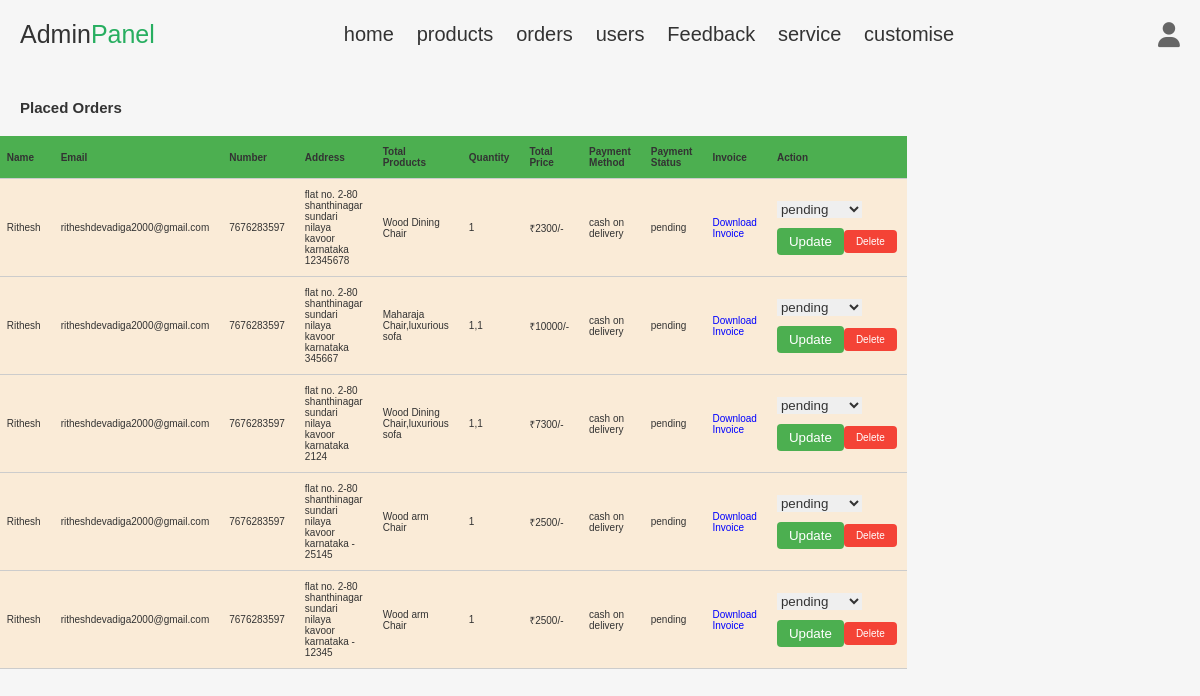
The app's page /admin_incomplite.php (signed in) with its own data.
### tables this page shows
CREATE TABLE `orders` (
  `id` int(100) NOT NULL,
  `user_id` int(100) NOT NULL,
  `name` varchar(100) NOT NULL,
  `number` varchar(12) NOT NULL,
  `email` varchar(100) NOT NULL,
  `method` varchar(50) NOT NULL,
  `address` varchar(500) NOT NULL,
  `products_price` varchar(1000) NOT NULL,
  `quantity` varchar(1000) NOT NULL,
  `total_products` varchar(1000) NOT NULL,
  `total_price` int(100) NOT NULL,
  `placed_on` varchar(50) NOT NULL,
  `payment_status` varchar(20) NOT NULL DEFAULT 'pending',
  `status` varchar(50) NOT NULL DEFAULT 'notcancelled',
  `cname` varchar(200) NOT NULL,
  `cnumber` bigint(100) NOT NULL,
  `cmonth` varchar(100) NOT NULL,
  `cyear` varchar(200) NOT NULL,
  `cvv` int(3) NOT NULL
);

### admin_incomplite.php (the view, shortened to what this page needs)
<?php
@include 'config.php';
?>
<!DOCTYPE html>
<html lang="en">
<head>
   <link rel="stylesheet" href="https://cdnjs.cloudflare.com/ajax/libs/font-awesome/6.1.1/css/all.min.css">
   <link rel="stylesheet" href="css/admin_style.css">
</head>
<body>
   <?php include 'admin_header.php'; ?>
   <section class="placed-orders">
      <h1 class="title1">Placed Orders</h1>
      <div class="box-container1">
         <?php
            $select_orders = $conn->prepare("SELECT * FROM `orders` WHERE payment_status = 'pending'");
            $select_orders->execute();
            if ($select_orders->rowCount() > 0) {
         ?>
         <table>
            <thead>
               <tr>
                  <th>Name</th>
                  <th>Email</th>
                  <th>Number</th>
                  <th>Address</th>
                  <th>Total Products</th>
                  <th>Quantity</th>
                  <th>Total Price</th>
                  <th>Payment Method</th>
                  <th>Payment Status</th>
                  <th>Invoice</th>
                  <th>Action</th>
               </tr>
            </thead>
            <tbody>
               <?php
                  while ($fetch_orders = $select_orders->fetch(PDO::FETCH_ASSOC)) {
               ?>
               <tr>
                  <td><?= $fetch_orders['name']; ?></td>
                  <td><?= $fetch_orders['email']; ?></td>
                  <td><?= $fetch_orders['number']; ?></td>
                  <td><?= $fetch_orders['address']; ?></td>
                  <td><?= $fetch_orders['total_products']; ?></td>
                  <td><?= $fetch_orders['quantity']; ?></td>
                  <td>₹<?= $fetch_orders['total_price']; ?>/-</td>
                  <td><?= $fetch_orders['method']; ?></td>
                  <td><?= $fetch_orders['payment_status']; ?></td>
                  <td><a href="admininv.php?order_id=<?= $fetch_orders['id']; ?>" class="invoice-btn">Download Invoice</a></td>
                  <td>
                     <form action="" method="POST">
                        <select name="update_payment" class="drop-down">
                           <option value="" selected disabled><?= $fetch_orders['payment_status']; ?></option>
                        </select>
                        <div class="flex-btn1">
                           <input type="submit" name="update_order" class="option-btn1" value="Update">
                           <a href="admin_orders.php?delete=<?= $fetch_orders['id']; ?>" class="delete-btn1" onclick="return confirm('Delete this order?');">Delete</a>
                        </div>
                     </form>
                  </td>
               </tr>
               <?php
                  }
               ?>
            </tbody>
         </table>
         <?php
            } else {
               echo '<p class="empty">No pending orders found!</p>';
            }
         ?>
      </div>
   </section>
</body>
</html>

### css/admin_style.css (style rules this page uses)
.placed-orders .box-container1 { width:0vw; display: grid; grid-template-columns: repeat(auto-fit, 33rem); gap:1.5rem; align-items: flex-start; justify-content:center; }

### css/components.css (style rules this page uses)
:root { --green:#27ae60; --orange:#f39c12; --red:#e74c3c; --black:#333; --light-color:#666; --white:#fff; --light-bg:#f6f6f6; --border:.2rem solid var(--black); --box-shadow:0 .5rem 1rem rgba(0,0,0,.1); }
* { font-family: 'Rubik', sans-serif; margin:0; padding:0; box-sizing: border-box; outline: none; border:none; text-decoration: none; color:var(--black); }
body { background-color: var(--light-bg); }
html { font-size: 62.5%; overflow-x: hidden; scroll-behavior: smooth; scroll-padding-top: 6.5rem; }
section { padding:3rem 2rem; max-width: 1200px; margin:0 auto; }

### admin_incomplite.php (style rules this page uses)
table { width: 100vw; border-collapse: collapse; margin-top: 20px; width: 100%; max-width: 1200px; }
table th, table td { padding: 10px; text-align: left; border-bottom: 1px solid #ccc; background-color: antiquewhite; }
table th { background-color: #4caf50; font-weight: bold; }
.flex-btn1 { display: flex; justify-content: space-between; align-items: center; margin-top: 10px; }
.option-btn1, .delete-btn1 { padding: 6px 12px; border-radius: 4px; cursor: pointer; }
.option-btn1 { background-color: #4caf50; color: #fff; border: none; }
.delete-btn1 { background-color: #f44336; color: #fff; border: none; }
.invoice-btn { color: blue; }

### records on screen
orders: name "Rithesh", email "ritheshdevadiga2000@gmail.com", number "7676283597", address "flat no. 2-80 shanthinagar sundari nilaya kavoor karnataka 12345678", total_products "Wood Dining Chair", quantity "1", total_price "2300", method "cash on delivery", payment_status "pending", update_payment "pending"
orders: name "Rithesh", email "ritheshdevadiga2000@gmail.com", number "7676283597", address "flat no. 2-80 shanthinagar sundari nilaya kavoor karnataka 345667", total_products "Maharaja Chair,luxurious sofa", quantity "1,1", total_price "10000", method "cash on delivery", payment_status "pending", update_payment "pending"
orders: name "Rithesh", email "ritheshdevadiga2000@gmail.com", number "7676283597", address "flat no. 2-80 shanthinagar sundari nilaya kavoor karnataka 2124", total_products "Wood Dining Chair,luxurious sofa", quantity "1,1", total_price "7300", method "cash on delivery", payment_status "pending", update_payment "pending"
orders: name "Rithesh", email "ritheshdevadiga2000@gmail.com", number "7676283597", address "flat no. 2-80 shanthinagar sundari nilaya kavoor karnataka - 25145", total_products "Wood arm Chair", quantity "1", total_price "2500", method "cash on delivery", payment_status "pending", update_payment "pending"
orders: name "Rithesh", email "ritheshdevadiga2000@gmail.com", number "7676283597", address "flat no. 2-80 shanthinagar sundari nilaya kavoor karnataka - 12345", total_products "Wood arm Chair", quantity "1", total_price "2500", method "cash on delivery", payment_status "pending", update_payment "pending"
